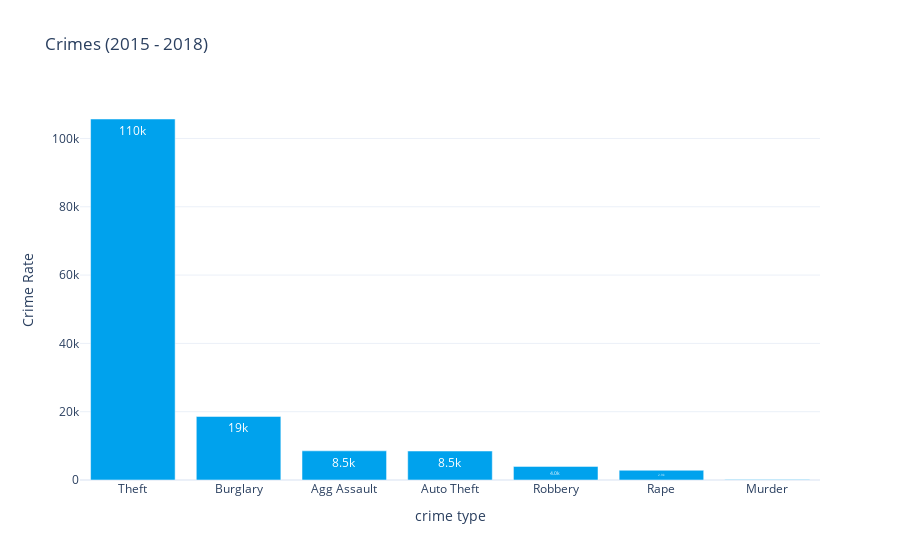

The code cell stored with this chart in its notebook:
### Markdown cell above
# 2 - what are the most crimes

### Code cell
crimes = df.crime_type.value_counts()
bar_plot("Crimes (2015 - 2018)", dict(index = "crime type", y =  "Crime Rate"), crimes.index, crimes.values, crimes)

### Figure 1 — Plotly figure (JSON) as saved in the notebook; plotly's stock layout.template omitted (floating-point values rounded to 4 significant figures)
{"data": [{"alignmentgroup": "True", "hovertemplate": "crime type=%{x}<br>Crime Rate=%{y}<br>text=%{text}<extra></extra>", "legendgroup": "", "marker": {"color": "#00a2ed"}, "name": "", "offsetgroup": "", "orientation": "v", "showlegend": false, "text": [105696, 18607, 8539, 8486, 3986, 2855, 118], "textposition": "inside", "texttemplate": "%{text:.2s}", "type": "bar", "x": ["Theft", "Burglary", "Agg Assault", "Auto Theft", "Robbery", "Rape", "Murder"], "xaxis": "x", "y": [105696, 18607, 8539, 8486, 3986, 2855, 118], "yaxis": "y"}], "layout": {"barmode": "relative", "legend": {"tracegroupgap": 0}, "title": {"text": "Crimes (2015 - 2018)"}, "xaxis": {"anchor": "y", "domain": [0, 1], "showgrid": false, "title": {"text": "crime type"}}, "yaxis": {"anchor": "x", "domain": [0, 1], "title": {"text": "Crime Rate"}}}}
